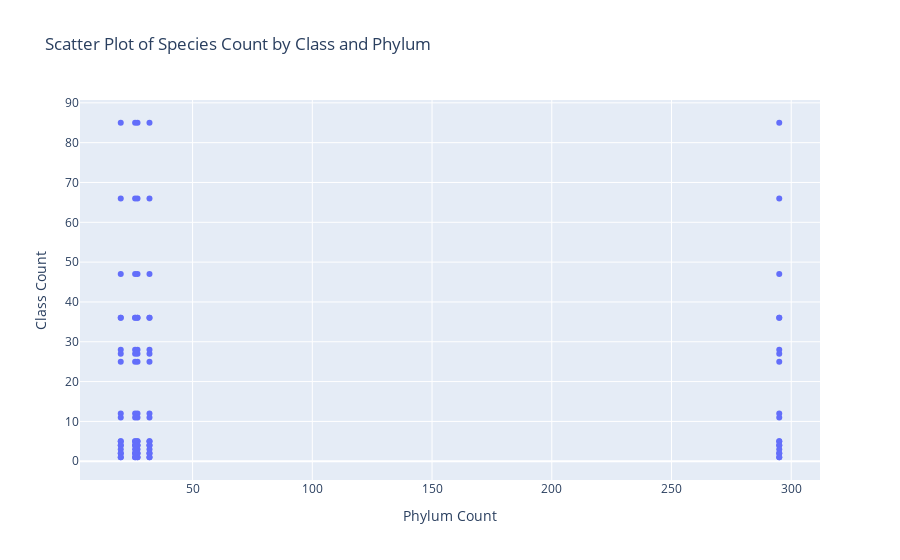

Notebook code for this chart:
### Code cell
phylum_count = dataset['phylum'].value_counts().reset_index()
phylum_count.columns = ['phylum', 'phylum_count']


class_count = dataset['class'].value_counts().reset_index()
class_count.columns = ['class', 'class_count']


scatter_data = phylum_count.merge(class_count, how='cross')  


fig = px.scatter(scatter_data, x='phylum_count', y='class_count',
                 title='Scatter Plot of Species Count by Class and Phylum',
                 labels={'phylum_count': 'Phylum Count', 'class_count': 'Class Count'},
                 hover_data=['phylum', 'class'])  
fig.show()

### Figure 1 — Plotly figure (JSON) as saved in the notebook; plotly's stock layout.template omitted (floating-point values rounded to 4 significant figures; data arrays with more than 128 entries replaced by an {"elided": "..."} marker saying what was removed)
{"data": [{"customdata": {"elided": "95x2 mixed values"}, "hovertemplate": "Phylum Count=%{x}<br>Class Count=%{y}<br>phylum=%{customdata[0]}<br>class=%{customdata[1]}<extra></extra>", "legendgroup": "", "marker": {"color": "#636efa", "symbol": "circle"}, "mode": "markers", "name": "", "orientation": "v", "showlegend": false, "type": "scatter", "x": [295, 295, 295, 295, 295, 295, 295, 295, 295, 295, 295, 295, 295, 295, 295, 295, 295, 295, 295, 32, 32, 32, 32, 32, 32, 32, 32, 32, 32, 32, 32, 32, 32, 32, 32, 32, 32, 32, 27, 27, 27, 27, 27, 27, 27, 27, 27, 27, 27, 27, 27, 27, 27, 27, 27, 27, 27, 26, 26, 26, 26, 26, 26, 26, 26, 26, 26, 26, 26, 26, 26, 26, 26, 26, 26, 26, 20, 20, 20, 20, 20, 20, 20, 20, 20, 20, 20, 20, 20, 20, 20, 20, 20, 20, 20], "xaxis": "x", "y": [85, 66, 47, 36, 36, 28, 27, 25, 12, 11, 5, 5, 4, 4, 3, 2, 2, 1, 1, 85, 66, 47, 36, 36, 28, 27, 25, 12, 11, 5, 5, 4, 4, 3, 2, 2, 1, 1, 85, 66, 47, 36, 36, 28, 27, 25, 12, 11, 5, 5, 4, 4, 3, 2, 2, 1, 1, 85, 66, 47, 36, 36, 28, 27, 25, 12, 11, 5, 5, 4, 4, 3, 2, 2, 1, 1, 85, 66, 47, 36, 36, 28, 27, 25, 12, 11, 5, 5, 4, 4, 3, 2, 2, 1, 1], "yaxis": "y"}], "layout": {"legend": {"tracegroupgap": 0}, "title": {"text": "Scatter Plot of Species Count by Class and Phylum"}, "xaxis": {"anchor": "y", "domain": [0, 1], "title": {"text": "Phylum Count"}}, "yaxis": {"anchor": "x", "domain": [0, 1], "title": {"text": "Class Count"}}}}
